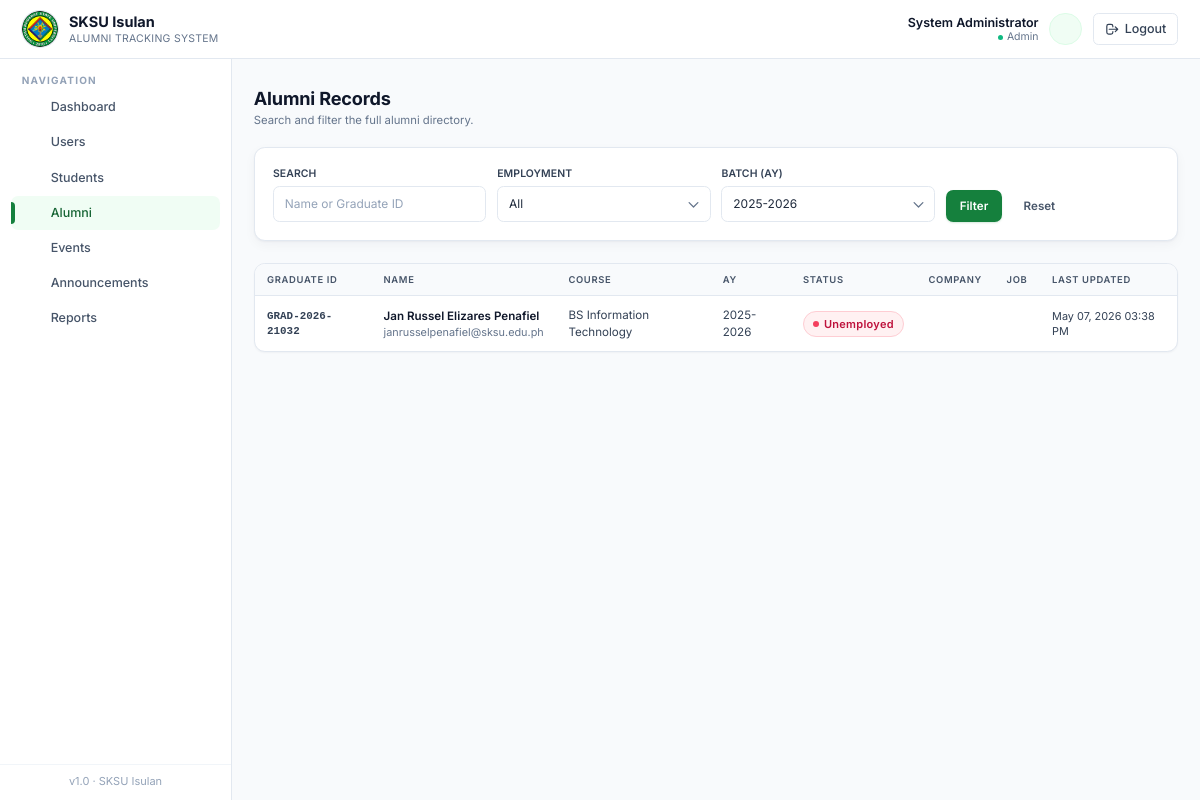
Page /pages/admin/alumni_list.php?batch=2025-2026 (signed in) on the committed database.
### tables this page shows
CREATE TABLE `alumni` (
  `id` int(11) NOT NULL,
  `user_id` int(11) NOT NULL,
  `graduate_id` int(11) NOT NULL,
  `employment_status` enum('Employed','Unemployed','Self-Employed','Further Studies') DEFAULT 'Unemployed',
  `company_name` varchar(150) DEFAULT NULL,
  `job_title` varchar(120) DEFAULT NULL,
  `industry` varchar(120) DEFAULT NULL,
  `work_address` varchar(255) DEFAULT NULL,
  `monthly_income` decimal(10,2) DEFAULT NULL,
  `career_achievements` text DEFAULT NULL,
  `last_updated` datetime DEFAULT current_timestamp()
);

CREATE TABLE `graduates` (
  `id` int(11) NOT NULL,
  `student_id` int(11) NOT NULL,
  `graduate_id` varchar(30) NOT NULL,
  `course` varchar(120) DEFAULT NULL,
  `department` varchar(120) DEFAULT NULL,
  `academic_year` varchar(20) DEFAULT NULL,
  `graduation_date` date DEFAULT NULL,
  `honors` varchar(80) DEFAULT NULL,
  `approved_by` int(11) DEFAULT NULL,
  `approved_at` datetime DEFAULT current_timestamp()
);

CREATE TABLE `users` (
  `id` int(11) NOT NULL,
  `full_name` varchar(150) NOT NULL,
  `email` varchar(150) NOT NULL,
  `password` varchar(255) NOT NULL,
  `role` enum('student','registrar','alumni','admin') NOT NULL DEFAULT 'student',
  `contact` varchar(30) DEFAULT NULL,
  `address` varchar(255) DEFAULT NULL,
  `status` enum('active','inactive') DEFAULT 'active',
  `created_at` datetime DEFAULT current_timestamp()
);

### includes/db.php (called while the page is built, shortened)
<?php
function db_select($conn, $sql, $types = '', $params = []) {
    $stmt = mysqli_prepare($conn, $sql);
    if (!empty($params)) {
        mysqli_stmt_bind_param($stmt, $types, ...$params);
    }
    mysqli_stmt_execute($stmt);
    $result = mysqli_stmt_get_result($stmt);
    $rows = [];
    while ($row = mysqli_fetch_assoc($result)) {
        $rows[] = $row;
    }
    return $rows;
}
function e($value) {
    return htmlspecialchars((string)$value, ENT_QUOTES, 'UTF-8');
}

### pages/admin/alumni_list.php (the view, shortened to what this page needs)
<?php
require_once __DIR__ . '/../../includes/auth.php';
require_once __DIR__ . '/../../includes/helpers.php';
$q = trim($_GET['q'] ?? '');
$batch  = $_GET['batch'] ?? '';
$conds = ['1']; $types = ''; $params = [];
if ($batch) { $conds[] = 'g.academic_year=?'; $types .= 's'; $params[] = $batch; }
$where = implode(' AND ', $conds);
$all_rows = db_select($conn, "SELECT a.*, u.full_name, u.email, g.graduate_id, g.course, g.academic_year
    FROM alumni a JOIN users u ON u.id=a.user_id JOIN graduates g ON g.id=a.graduate_id WHERE $where ORDER BY a.id ASC", $types, $params);
$batches = db_select($conn, "SELECT DISTINCT academic_year FROM graduates WHERE academic_year IS NOT NULL ORDER BY academic_year DESC");
include __DIR__ . '/../../templates/header.php';
include __DIR__ . '/../../templates/sidebar.php';
?>
<main class="flex-1 px-4 sm:px-6 py-8">
  <div class="page-head">
    <div>
      <h1>Alumni Records</h1>
      <p class="subtitle">Search and filter the full alumni directory.</p>
    </div>
  </div>
  <form class="card grid sm:grid-cols-4 gap-3 mb-6 items-end">
    <div><label class="label">Search</label><input name="q" value="<?= e($q) ?>" class="input" placeholder="Name or Graduate ID"></div>
    <div><label class="label">Employment</label>
      <select name="status" class="input"><option value="">All</option>
      </select>
    </div>
    <div><label class="label">Batch (AY)</label>
      <select name="batch" class="input"><option value="">All</option>
        <?php foreach ($batches as $b): ?><option <?= $batch===$b['academic_year']?'selected':'' ?>><?= e($b['academic_year']) ?></option><?php endforeach; ?>
      </select>
    </div>
    <div class="flex gap-2">
      <button class="btn-primary">Filter</button>
      <a href="?" class="btn-ghost">Reset</a>
    </div>
  </form>
  <div class="table-wrap has-pagination overflow-x-auto">
    <table class="table-clean">
      <thead>
        <tr>
          <th class="pl-6">Graduate ID</th>
          <th>Name</th>
          <th>Course</th>
          <th>AY</th>
          <th>Status</th>
          <th>Company</th>
          <th>Job</th>
          <th class="pr-6">Last Updated</th>
        </tr>
      </thead>
      <tbody>
        <?php foreach ($rows as $r): ?>
          <tr>
            <td class="pl-6 font-mono text-xs font-bold text-crimson-700" data-label="Graduate ID"><?= e($r['graduate_id']) ?></td>
            <td data-label="Name">
              <div class="font-semibold text-ink-900"><?= e($r['full_name']) ?></div>
              <div class="text-xs text-ink-500"><?= e($r['email']) ?></div>
            </td>
            <td class="text-ink-700" data-label="Course"><?= e($r['course']) ?></td>
            <td class="text-ink-600" data-label="AY"><?= e($r['academic_year']) ?></td>
            <td data-label="Status"><?= status_badge($r['employment_status']) ?></td>
            <td class="text-ink-600" data-label="Company"><?= e($r['company_name'] ?: '') ?></td>
            <td class="text-ink-600" data-label="Job"><?= e($r['job_title'] ?: '') ?></td>
            <td class="pr-6 text-xs text-ink-500" data-label="Last Updated"><?= fmt_datetime($r['last_updated']) ?></td>
          </tr>
        <?php endforeach; ?>
      </tbody>
    </table>
  </div>
</main>
<?php include __DIR__ . '/../../templates/footer.php'; ?>

### includes/helpers.php (shortened to what this page needs)
<?php
require_once __DIR__ . '/icons.php';
function fmt_datetime($datetime) {
    return date('M d, Y h:i A', strtotime($datetime));
}
function status_badge($status) {
    $status = strtolower((string)$status);
    $map = [
        'pending'        => ['bg-amber-50',   'text-amber-700',   'border-amber-200',   '#f59e0b'],
        'approved'       => ['bg-emerald-50', 'text-emerald-700', 'border-emerald-200', '#10b981'],
        'rejected'       => ['bg-rose-50',    'text-rose-700',    'border-rose-200',    '#f43f5e'],
        'active'         => ['bg-emerald-50', 'text-emerald-700', 'border-emerald-200', '#10b981'],
        'inactive'       => ['bg-slate-100',  'text-slate-700',   'border-slate-200',   '#94a3b8'],
        'paid'           => ['bg-emerald-50', 'text-emerald-700', 'border-emerald-200', '#10b981'],
        'refunded'       => ['bg-sky-50',     'text-sky-700',     'border-sky-200',     '#0ea5e9'],
        'scheduled'      => ['bg-sky-50',     'text-sky-700',     'border-sky-200',     '#0ea5e9'],
        'attended'       => ['bg-emerald-50', 'text-emerald-700', 'border-emerald-200', '#10b981'],
        'cancelled'      => ['bg-rose-50',    'text-rose-700',    'border-rose-200',    '#f43f5e'],
        'employed'       => ['bg-emerald-50', 'text-emerald-700', 'border-emerald-200', '#10b981'],
        'unemployed'     => ['bg-rose-50',    'text-rose-700',    'border-rose-200',    '#f43f5e'],
        'self-employed'  => ['bg-indigo-50',  'text-indigo-700',  'border-indigo-200',  '#6366f1'],
        'further studies'=> ['bg-violet-50',  'text-violet-700',  'border-violet-200',  '#8b5cf6'],
        'upcoming'       => ['bg-sky-50',     'text-sky-700',     'border-sky-200',     '#0ea5e9'],
        'ongoing'        => ['bg-amber-50',   'text-amber-700',   'border-amber-200',   '#f59e0b'],
        'completed'      => ['bg-emerald-50', 'text-emerald-700', 'border-emerald-200', '#10b981'],
    ];
    [$bg, $tx, $br, $dot] = $map[$status] ?? ['bg-slate-50','text-slate-700','border-slate-200','#94a3b8'];
    $label = e(ucfirst($status));
    return '<span class="inline-flex items-center gap-1.5 px-2.5 py-1 rounded-full text-[11px] font-semibold tracking-wide border '
        . $bg . ' ' . $tx . ' ' . $br . '">'
        . '<span class="w-1.5 h-1.5 rounded-full" style="background:' . $dot . '"></span>'
        . $label . '</span>';
}

### assets/css/app.css (style rules this page uses)
:root { --crimson-50:#f0fdf4; --crimson-100:#dcfce7; --crimson-200:#bbf7d0; --crimson-300:#86efac; --crimson-400:#4ade80; --crimson-500:#22c55e; --crimson-600:#16a34a; --crimson-700:#15803d; --crimson-800:#166534; --crimson-900:#14532d; --ink-50:#f8fafc; --ink-100:#f1f5f9; --ink-200:#e2e8f0; --ink-300:#cbd5e1; --ink-400:#94a3b8; --ink-500:#64748b; --ink-600:#475569; --ink-700:#334155; --ink-800:#1e293b; --ink-900:#0f172a; }
html { font-size: 14.5px; }
html, body { font-family: 'Inter', ui-sans-serif, system-ui, -apple-system, 'Segoe UI', Roboto, sans-serif; }
body { color: var(--ink-800); background: var(--ink-50); line-height: 1.5; }
.card { background:#fff; border-radius: 0.75rem; border:1px solid var(--ink-200); box-shadow: 0 1px 2px rgba(15,23,42,0.04), 0 4px 12px rgba(15,23,42,0.04); padding:1.25rem; transition: box-shadow .2s ease, transform .2s ease, border-color .2s ease; }
.btn-primary, .btn-secondary, .btn-ghost, .btn-danger { display: inline-flex; align-items: center; justify-content: center; gap: 0.45rem; font-weight: 600; font-size: 0.8rem; padding: 0.55rem 0.9rem; border-radius: 0.5rem; transition: background .15s ease, color .15s ease, border-color .15s ease, box-shadow .15s ease, transform .05s ease; border: 1px solid transparent; cursor: pointer; line-height: 1.25; }
.btn-primary { background: var(--crimson-700); color:#fff; box-shadow: 0 1px 2px rgba(21,128,61,0.18); }
.btn-ghost { background: transparent; color: var(--ink-600); }
.input, select.input, textarea.input { width:100%; padding: 0.55rem 0.75rem; border:1px solid var(--ink-200); background:#fff; border-radius: 0.45rem; outline: none; font-size: 0.825rem; color: var(--ink-800); transition: border-color .15s ease, box-shadow .15s ease, background .15s ease; }
.input::placeholder { color: var(--ink-400); }
select.input { appearance: none; background-repeat: no-repeat; background-position: right 0.6rem center; background-size: 1rem; padding-right: 2.1rem; }
.label { display:block; font-size: 0.72rem; font-weight: 600; color: var(--ink-700); margin-bottom: 0.3rem; letter-spacing: 0.01em; text-transform: uppercase; }
.table-clean { width:100%; border-collapse: separate; border-spacing: 0; font-size: 0.8rem; }
.table-clean thead th { background: var(--ink-50); color: var(--ink-600); font-weight: 600; text-align:left; padding: 0.6rem 0.85rem; font-size: 0.65rem; text-transform: uppercase; letter-spacing: 0.07em; border-bottom:1px solid var(--ink-200); white-space: nowrap; }
.table-clean tbody td { padding: 0.7rem 0.85rem; border-bottom:1px solid var(--ink-100); color: var(--ink-700); vertical-align: middle; }
.table-clean tbody tr:last-child td { border-bottom: none; }
.table-clean tbody tr { transition: background .12s ease; }
.table-wrap { background:#fff; border:1px solid var(--ink-200); border-radius: 0.75rem; overflow: hidden; box-shadow: 0 1px 2px rgba(15,23,42,0.04); }
.page-head { display:flex; align-items: flex-start; justify-content: space-between; gap: 1rem; margin-bottom: 1.25rem; flex-wrap: wrap; }
.page-head h1 { font-size: 1.25rem; font-weight: 700; color: var(--ink-900); letter-spacing: -0.01em; line-height: 1.2; }
.page-head .subtitle { font-size: 0.78rem; color: var(--ink-500); margin-top: 0.15rem; }
.table-wrap.has-pagination { border-bottom-left-radius: 0; border-bottom-right-radius: 0; border-bottom: 0; }
.table-wrap.has-pagination:not(:has(+ .pagination)) { border-bottom-left-radius: 0.75rem; border-bottom-right-radius: 0.75rem; border-bottom: 1px solid var(--ink-200); }

### rows in the picture
alumni: graduate.graduate_id "GRAD-2026-21032", user.full_name "Jan Russel Elizares Penafiel", user.email "janrusselpenafiel@sksu.edu.ph", graduate.course "BS Information Technology", graduate.academic_year "2025-2026", employment_status "Unemployed", last_updated "May 07, 2026 03:38 PM"

### other values in the picture
$_SESSION['full_name'] "System Administrator"
$_role "Admin"
$label "Dashboard"
$label "Users"
$label "Students"
$label "Alumni"
$label "Events"
$label "Announcements"
$label "Reports"
form field batch "2025-2026"
